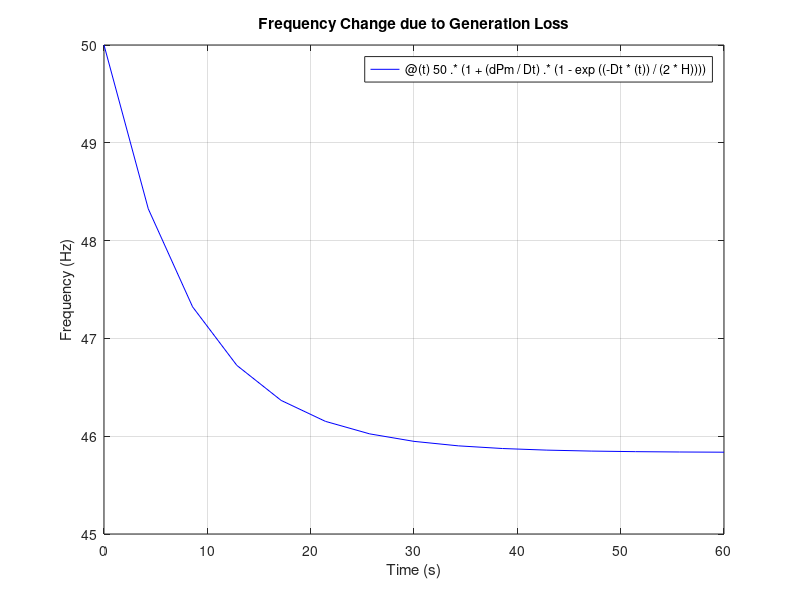
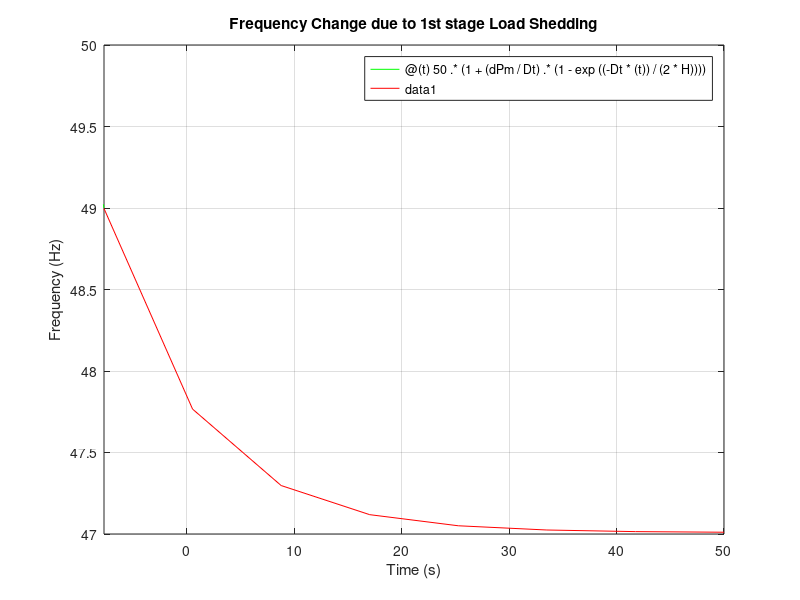
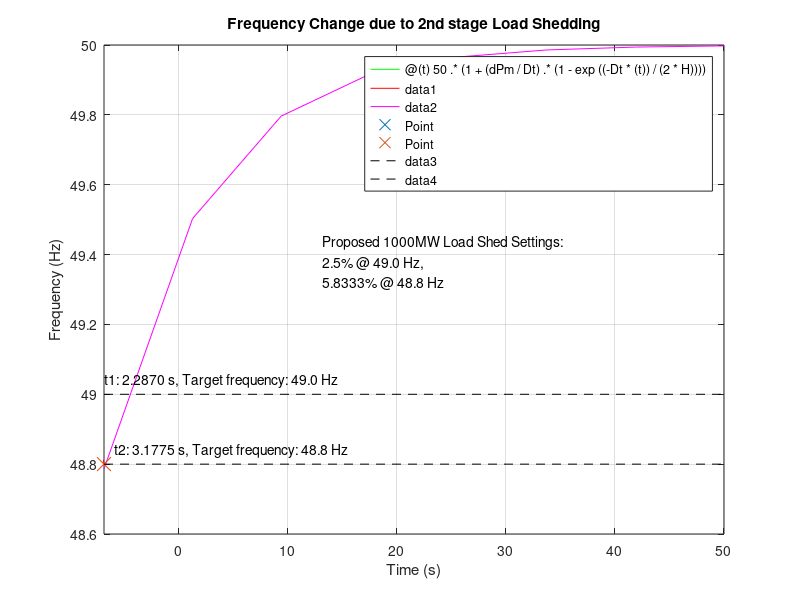

These charts were generated, in order, by the following MATLAB code:
%Global Variables
clear;
clc;
PerUnitBase=10000;
SystemDemand=12000;
dPl0=SystemDemand./PerUnitBase;
dPm=-0.1;
H=5;
D=1;
PL0=SystemDemand/PerUnitBase;
Dt=D*PL0;

%Frequency Change due to Generation Loss
fgl=@(t) 50.*(1+(dPm / Dt) .* (1 - exp((-Dt * (t)) / (2 * H))));
figure;
fplot (fgl,[0 60], 'b');
grid on
xticklabels({'0','10','20','30','40','50','60'})
xlabel('Time (s)');  % Label for the horizontal axis
ylabel('Frequency (Hz)');  % Label for the vertical axis
title('Frequency Change due to Generation Loss');

% Frequency Change due to 1st stage Load Shedding
UFLSblock1st = 49;
LoadShedPercent1st = 2.5
LoadShed1st = LoadShedPercent1st / 100;
dPl1 = -1*(LoadShed1st .* SystemDemand) / PerUnitBase;
t1 = ((-2 * H) / Dt) * log(1 - (Dt / dPm) * ((UFLSblock1st - 50) / 50))
Dt1 = (dPl0 - -1*dPl1) * D;
f1 =@(t) 50 .* (1 + (dPm / Dt1) .* (1 - exp((-Dt1 * (t)) / (2 * H))) + (-1*dPl1 / Dt1) .* (1 - exp((-Dt1 * (t - t1)) / (2 * H))));

figure;
fplot (fgl,[0 t1], 'g');
grid on;
hold on;
fplot (f1,[t1 60], 'r');
hold off;
xticklabels({'0', '10', '20', '30', '40', '50', '60'});
xlabel('Time (s)');  % Label for the horizontal axis
ylabel('Frequency (Hz)');  % Label for the vertical axis
title('Frequency Change due to 1st stage Load Shedding');

% Frequency Change due to 2nd stage Load Shedding
UFLSblock2nd = 48.8
LoadShedPercent2nd = 5.833
LoadShed2nd = LoadShedPercent2nd / 100;
dPl2 = -1*(LoadShed2nd .* SystemDemand) / PerUnitBase;
Dt2 = (dPl0 - -1*dPl1 - -1*dPl2) * D;
% Find the time corresponding to frequency 48.8 Hz
t1_inter=[0:0.001:60];
f1_inter=50 .* (1 + (dPm / Dt1) .* (1 - exp((-Dt1 * (t1_inter)) / (2 * H))) + (-1*dPl1 / Dt1) .* (1 - exp((-Dt1 * (t1_inter - t1)) / (2 * H))));
target_frequency = 48.8;
t2= interp1(f1_inter, t1_inter, target_frequency, 'linear', 'extrap')
f2 =@(t) 50 .* (1 + (dPm / Dt2) .* (1 - exp((-Dt2 * (t)) / (2 * H))) + (-1*dPl1 / Dt2) .* (1 - exp((-Dt2 * (t - t1)) / (2 * H))) + (-1*dPl2 / Dt2) .* (1 - exp((-Dt2 * (t - t2)) / (2 * H))));
figure;
fplot (fgl,[0 t1], 'g');
grid on;
hold on;
fplot (f1,[t1 t2], 'r');
fplot (f2,[t2 60], 'm');
grid on;
% Display the marker coordinates with an offset
Doffset_x = 20.0; % Offset for x-coordinate
Doffset_y = 0.5; % Offset for y-coordinate
text(t2 + Doffset_x, UFLSblock2nd + Doffset_y, ...
    sprintf('Proposed 1000MW Load Shed Settings: \n2.5%% @ 49.0 Hz,\n5.8333%% @ 48.8 Hz'), ...
    'VerticalAlignment', 'bottom', 'HorizontalAlignment', 'left');
% Plot the marker at the calculated time
plot(t1, UFLSblock1st, 'x', 'MarkerSize', 10, 'DisplayName', 'Point');
plot(t2, UFLSblock2nd, 'x', 'MarkerSize', 10, 'DisplayName', 'Point');
% Extend vertical and horizontal dashed lines
% line([t1 t1], ylim, 'Color', 'k', 'LineStyle', '--'); % Vertical line
line(xlim, [UFLSblock1st UFLSblock1st], 'Color', 'k', 'LineStyle', '--'); % Horizontal line
line(xlim, [UFLSblock2nd UFLSblock2nd], 'Color', 'k', 'LineStyle', '--'); % Horizontal line
% Display the marker coordinates with an offset
Aoffset_x = 0.9; % Offset for x-coordinate
Aoffset_y = 0.02; % Offset for y-coordinate
text(t1 + Aoffset_x, UFLSblock1st + Aoffset_y, ...
    sprintf('t1: %.4f s, Target frequency: %.1f Hz', t1, UFLSblock1st), ...
    'VerticalAlignment', 'bottom', 'HorizontalAlignment', 'left');
% Display the marker coordinates with an offset
Boffset_x = 1.0; % Offset for x-coordinate
Boffset_y = 0.02; % Offset for y-coordinate
text(t2 + Boffset_x, UFLSblock2nd + Boffset_y, ...
    sprintf('t2: %.4f s, Target frequency: %.1f Hz', t2, UFLSblock2nd), ...
    'VerticalAlignment', 'bottom', 'HorizontalAlignment', 'left');
xticklabels({'0', '10', '20', '30', '40', '50', '60'});
xlabel('Time (s)');  % Label for the horizontal axis
ylabel('Frequency (Hz)');  % Label for the vertical axis
title('Frequency Change due to 2nd stage Load Shedding');





% % Frequency Change due to 3rd stage Load Shedding
% UFLSblock3rd = 48.6
% LoadShedPercent3rd = 8.333
% LoadShed3rd = LoadShedPercent3rd / 100;
% dPl3 = (-1*LoadShed3rd .* SystemDemand) / PerUnitBase;
% Dt3 = (dPl0 - -1*dPl1 - -1*dPl2--1*dPl3) * D;



% % Find the time corresponding to frequency 48.6 Hz
% target_frequency2 = 48.6;
% t2_inter=[0:0.001:60];
% f2_inter=50 .* (1 + (dPm / Dt2) .* (1 - exp((-Dt2 * (t2_inter)) / (2 * H))) + (-1*dPl1 / Dt2) .* (1 - exp((-Dt2 * (t2_inter - t1)) / (2 * H))) + (-1*dPl2 / Dt2) .* (1 - exp((-Dt2 * (t2_inter - t2)) / (2 * H))));
% t3 = interp1(f2_inter, t2_inter, target_frequency2, 'linear', 'extrap')
% f3 =@(t) 50 .* (1 + (dPm / Dt3) .* (1 - exp((-Dt3 * (t)) / (2 * H))) + (-1*dPl1 / Dt3) .* (1 - exp((-Dt3 * (t - t1)) / (2 * H))) + (-1*dPl2 / Dt3) .* (1 - exp((-Dt3 * (t - t2)) / (2 * H))) + (-1*dPl3 / Dt3) .* (1 - exp((-Dt3 * (t - t3)) / (2 * H))));
% figure;
% fplot (fgl,[0 t1], 'black');
% grid on;
% hold on;
% fplot (f1,[t1 t2],'g');
% fplot (f2,[t2 t3],'r');
% fplot (f3,[t3 60],'b');
% % Plot the marker at the calculated time
% plot(t1, UFLSblock1st, 'x', 'MarkerSize', 10, 'DisplayName', 'Point');
% plot(t2, UFLSblock2nd, 'x', 'MarkerSize', 10, 'DisplayName', 'Point');
% plot(t3, UFLSblock3rd, 'x', 'MarkerSize', 10, 'DisplayName', 'Point');
% xticklabels({'0', '10', '20', '30', '40', '50', '60'});
% xlabel('Time (s)');  % Label for the horizontal axis
% ylabel('Frequency (Hz)');  % Label for the vertical axis
% title('Frequency Change due to 3rd stage Load Shedding');
